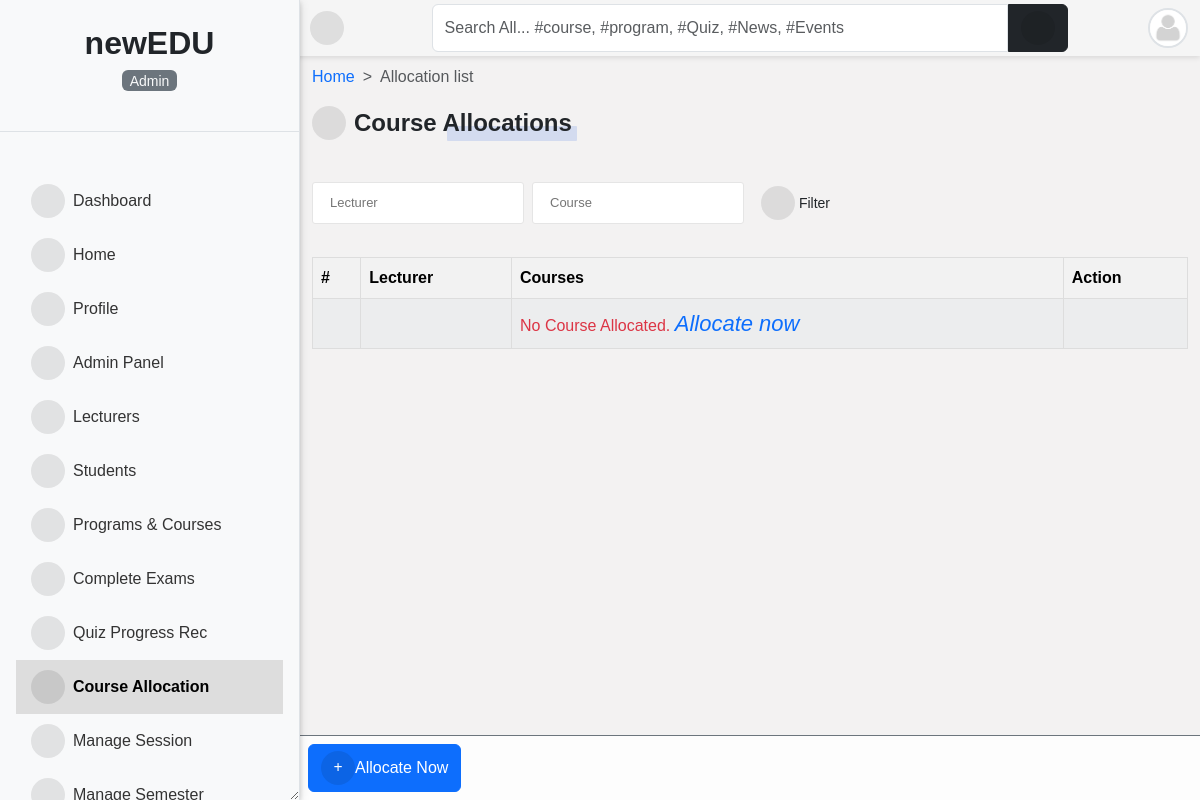
The app's page /uk/programs/course/allocated/ (signed in), older data.
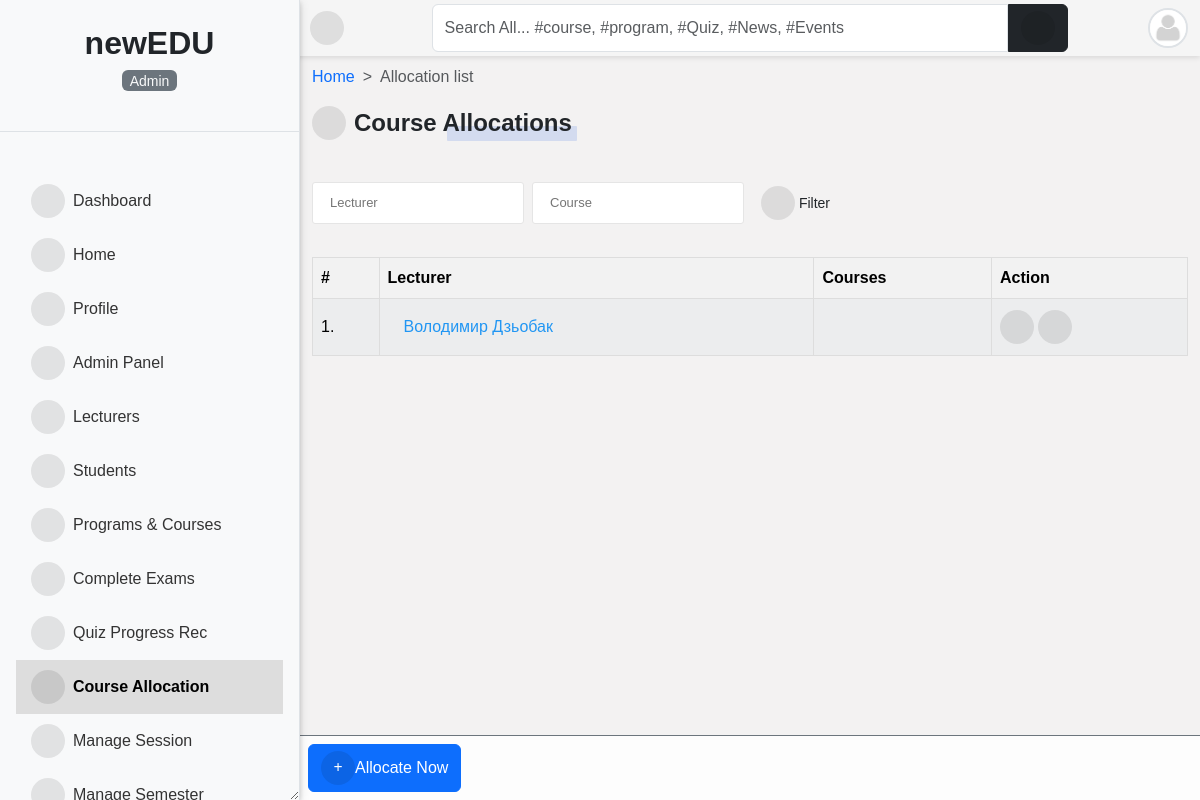
The same page, newer data.
### course/models.py (models this page shows, shortened)
class CourseAllocation(models.Model):
    lecturer = models.ForeignKey(
        settings.AUTH_USER_MODEL,
        on_delete=models.CASCADE,
        related_name="allocated_lecturer",
    )
    courses = models.ManyToManyField(Course, related_name="allocated_course")
    session = models.ForeignKey(
        "core.Session", on_delete=models.CASCADE, blank=True, null=True
    )

### accounts/models.py (models this page shows, shortened)
class User(AbstractUser):
    is_student = models.BooleanField(default=False)
    is_lecturer = models.BooleanField(default=False)
    is_parent = models.BooleanField(default=False)
    is_dep_head = models.BooleanField(default=False)
    gender = models.CharField(max_length=1, choices=GENDERS, blank=True, null=True)
    phone = models.CharField(max_length=60, blank=True, null=True)
    address = models.CharField(max_length=60, blank=True, null=True)
    picture = models.ImageField(
        upload_to="profile_pictures/%y/%m/%d/", default="default.png", null=True
    )
    email = models.EmailField(blank=True, null=True)
    username_validator = ASCIIUsernameValidator()
    objects = CustomUserManager()
    class Meta:
        ordering = ("-date_joined",)
    @property
    def get_full_name(self):
        full_name = self.username
        if self.first_name and self.last_name:
            full_name = self.first_name + " " + self.last_name
        return full_name
    @property
    def get_user_role(self):
        if self.is_superuser:
            role = _("Admin")
        elif self.is_student:
            role = _("Student")
        elif self.is_lecturer:
            role = _("Lecturer")
        elif self.is_parent:
            role = _("Parent")
        return role
    def get_absolute_url(self):
        return reverse("profile_single", kwargs={"user_id": self.id})

### course/views.py (the view)
@method_decorator([login_required, lecturer_required], name="dispatch")
class CourseAllocationFilterView(FilterView):
    filterset_class = CourseAllocationFilter
    template_name = "course/course_allocation_view.html"
    def get_context_data(self, **kwargs):
        context = super().get_context_data(**kwargs)
        context["title"] = "Course Allocations"
        return context

### templates/course/course_allocation_view.html (shortened to what this page needs)
{% extends 'base.html' %}
{% load i18n %}
{% block content %}
<nav style="--bs-breadcrumb-divider: '>';" aria-label="breadcrumb">
    <ol class="breadcrumb">
        <li class="breadcrumb-item"><a href="/">{% trans 'Home' %}</a></li>
        <li class="breadcrumb-item active" aria-current="page">{% trans 'Allocation list' %}</li>
    </ol>
</nav>
{% if request.user.is_superuser %}
<div class="manage-wrap">
    <a class="btn btn-primary" href="{% url 'course_allocation' %}"><i class="fas fa-plus"></i>{% trans 'Allocate Now' %}</a>
</div>
{% endif %}
<div class="title-1"><i class="fas fa-tasks"></i>{% trans 'Course Allocations' %}</div>
<br>
<br>
{% include 'snippets/filter_form.html' %}
<div class="table-responsive table-shadow p-0 mt-4">
    <table class="table table-light table-striped">
        <thead>
            <tr>
                <th>#</th>
                <th>{% trans 'Lecturer' %}</th>
                <th>{% trans 'Courses' %}</th>
                {% if request.user.is_superuser %}
                <th>{% trans 'Action' %}</th>
                {% endif %}
            </tr>
        </thead>
        {% for course in filter.qs %}
        <tbody>
            <tr>
                <td> {{ forloop.counter }}.</td>
                <td><a href="{{ course.lecturer.get_absolute_url }}">{{ course.lecturer.get_full_name }}</a></td>
                <td>
                </td>
                {% if request.user.is_superuser %}
                <td><div class="update-delete">
                    <a href="{% url 'edit_allocated_course' pk=course.pk %}" class="update" title="{% trans 'Edit or Update' %}">
                        <i class="fas fa-edit"></i>
                    </a>
                    <a href="{% url 'course_deallocate' pk=course.pk %}" class="delete" title="{% trans 'Deallocate' %}">
                        <i class="fas fa-trash-alt"></i>
                    </a>
                    </div>
                </td>
                {% endif %}
            </tr>
            {% empty %}
            <tr>
              <td></td>
              <td></td>
              <td>
                <span class="text-danger">{% trans 'No Course Allocated.' %}
                    {% if request.user.is_superuser %}
                    <a href="{% url 'course_allocation' %}">
                    <i class="primary" style="font-size: 22px;">
                        {% trans 'Allocate now' %}
                    </i>
                    {% endif %}
                    </a>
                </span>
                </td>
              <td></td>
            </tr>
        {% endfor %}
    </table>
</div>
{% endblock content %}

Row changes from the older to the newer data that the page shows:
added CourseAllocation: lecturer.get_full_name "Володимир Дзьобак"
Text that changed along with them:
text no longer shown: "No Course Allocated. Allocate now"
